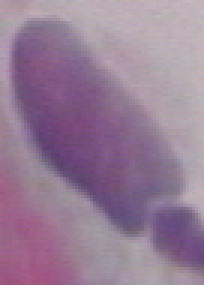
#> input picture data/validation/carcinoma_in_situ/149315671-149315740-002.BMP, 68 x 95 px, found by its file name (shown 3 times larger); its folder holds only this picture in this run
$ python evaluate.py
#> lines starting #> are read from the running program, lines starting #| are printed output that depends on the picture; after the words box and inside, x2 and y2 are one past the last pixel; in counts of white or black regions, pixels touching at a corner belong together
### src/data_loader.py
import os
import cv2
import numpy as np
from sklearn.preprocessing import StandardScaler, LabelEncoder
from feature_extraction import load_and_preprocess, histogram_equalization, color_features, shape_features, segmentation, extract_lbp_features

def extract_features(image):
    """
    Extracts features from the image using the defined functions from feature_extraction.
    """
    img_eq = histogram_equalization(image)
    nucleus_mask, cytoplasm_mask = segmentation(img_eq)

    features = []
    # Color features
    features.extend(color_features(img_eq))
    # Shape features for nucleus and cytoplasm
    features.extend(shape_features(nucleus_mask))
    features.extend(shape_features(cytoplasm_mask))
    # LBP texture features for nucleus and cytoplasm
    features.extend(extract_lbp_features(img_eq, nucleus_mask))
    features.extend(extract_lbp_features(img_eq, cytoplasm_mask))

    return np.array(features)


def get_data(data_dir):
#> called with data_dir = 'data/validation'
    data, labels = [], []
    label_encoder = LabelEncoder()  # Create a LabelEncoder instance

    for class_label in os.listdir(data_dir):
        class_dir = os.path.join(data_dir, class_label)
        for img_name in os.listdir(class_dir):
            img_path = os.path.join(class_dir, img_name)
            image = cv2.imread(img_path)
#> image is the input picture: shape (95, 68, 3); mean B, G, R 149.7, 125.1, 150.3
            if image is not None:
                features = extract_features(image)
                data.append(features)
                labels.append(class_label) # keep label as string

    # Convert labels to numeric values
    labels = label_encoder.fit_transform(labels)

    # Standardize the features
    scaler = StandardScaler()
    data = scaler.fit_transform(data)

    return np.array(data), np.array(labels)

### src/feature_extraction.py
import cv2
import numpy as np
from sklearn.preprocessing import StandardScaler
import matplotlib.pyplot as plt
from skimage import feature

 #Load and preprocess the image with noise removal
# [10 lines left out: function load_and_preprocess, not called in this run]

#histogram equalization using CLAHE
def histogram_equalization(img):
    lab = cv2.cvtColor(img, cv2.COLOR_RGB2LAB)
#> lab: shape (95, 68, 3); mean of channels 0, 1, 2 141.3, 142.4, 118.1
    l, a, b = cv2.split(lab)
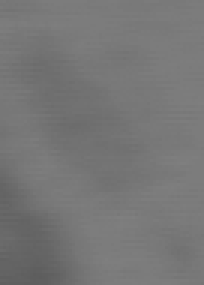
#> b: shape (95, 68) (shown 3 times larger); min 93, max 127, mean 118.1
    clahe = cv2.createCLAHE(clipLimit=3.0, tileGridSize=(8, 8))
    l_eq = clahe.apply(l)
    lab_eq = cv2.merge([l_eq, a, b])
#> lab_eq: shape (95, 68, 3); mean of channels 0, 1, 2 167.3, 142.4, 118.1
    img_eq = cv2.cvtColor(lab_eq, cv2.COLOR_LAB2RGB)
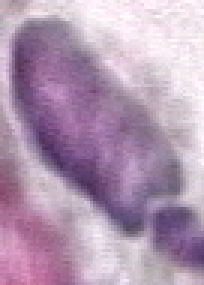
#> img_eq: shape (95, 68, 3) (shown 3 times larger); mean B, G, R 177.6, 152.4, 178.1
#> in segmentation, `_, nucleus_mask = cv2.threshold(gray, 0, 255, cv2.THRESH_BINARY + cv2...`:
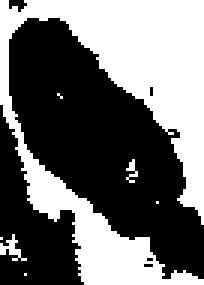
#> nucleus_mask: shape (95, 68) (shown 3 times larger); 43.1% white; 7 white regions (5 under 20 px), largest, box (x1, y1, x2, y2) and area: (0, 0, 68, 95) 2736, (0, 78, 9, 87) 31
#> in segmentation, `nucleus_mask = cv2.morphologyEx(nucleus_mask, cv2.MORPH_OPEN, kernel)`: nucleus_mask: shape (95, 68); 41.6% white; 3 white regions (1 under 20 px), largest, box (x1, y1, x2, y2) and area: (0, 0, 68, 72) 1888, (6, 48, 68, 95) 793
#> in segmentation, `nucleus_mask = cv2.morphologyEx(nucleus_mask, cv2.MORPH_CLOSE, kernel)`: nucleus_mask: shape (95, 68); 41.9% white; 3 white regions (1 under 20 px), largest, box (x1, y1, x2, y2) and area: (0, 0, 68, 72) 1898, (6, 48, 68, 95) 803
#> in segmentation, `cytoplasm_mask = cv2.adaptiveThreshold(gray, 255, cv2.ADAPTIVE_THRESH_..`: cytoplasm_mask: shape (95, 68); 56.8% white; black in thin lines or dots
#> in segmentation, `cytoplasm_mask = cv2.morphologyEx(cytoplasm_mask, cv2.MORPH_OPEN, kern..`:
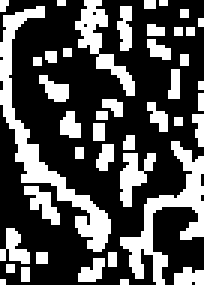
#> cytoplasm_mask: shape (95, 68) (shown 3 times larger); 32.4% white; 43 white regions (24 under 20 px)
    return img_eq


#color features using color histograms from multiple color spaces
def color_features(img):
    features = []
    color_spaces = [
        ('RGB', cv2.COLOR_BGR2RGB),
        ('HSV', cv2.COLOR_RGB2HSV),
        ('LAB', cv2.COLOR_RGB2LAB)
    ]

    for space_name, conversion in color_spaces:
        converted = cv2.cvtColor(img, conversion)
        for i in range(3):
            hist = cv2.calcHist([converted], [i], None, [32], [0, 256])
            hist = cv2.normalize(hist, hist).flatten()
            features.extend(hist)
#> after the loop, features = 288 values, max 0.867 at index 271, min 0 at index 0, mean 0.106

    return np.array(features)

#shape features from a binary mask
def shape_features(mask):
    contours, _ = cv2.findContours(mask, cv2.RETR_EXTERNAL, cv2.CHAIN_APPROX_SIMPLE)
#> contours = 3 contours, 1 with area under 20; largest, box (x1, y1, x2, y2) and area: (0, 0, 68, 72) 1739, (6, 48, 68, 95) 710
    if not contours:
        return np.zeros(5)

    contour = max(contours, key=cv2.contourArea)
#> contour = contour of 79 points, box (x1, y1, x2, y2) (0, 0, 68, 72), area 1739

    # Calculate shape features
    area = cv2.contourArea(contour)
#> area = 1739
    perimeter = cv2.arcLength(contour, True)
#> perimeter = 338.4
    circularity = (4 * np.pi * area) / (perimeter ** 2) if perimeter > 0 else 0
#> circularity = 0.191

    # Fit ellipse to get eccentricity
    if len(contour) >= 5:
        ellipse = cv2.fitEllipse(contour)
#> ellipse = ((29.77, 115), (85.25, 217.4), 175.6)
        major_axis = max(ellipse[1])
#> major_axis = 217.4
        minor_axis = min(ellipse[1])
#> minor_axis = 85.25
        eccentricity = np.sqrt(1 - (minor_axis / major_axis) ** 2) if major_axis > 0 else 0
#> eccentricity = 0.92
    else:
        eccentricity = 0

    # Calculate convex hull and solidity
    hull = cv2.convexHull(contour)
#> hull = [[67, 0], [67, 71], [66, 71], [3, 42], [0, 38], [0, 0]]
    hull_area = cv2.contourArea(hull)
#> hull_area = 3750.5
    solidity = float(area) / hull_area if hull_area > 0 else 0
#> solidity = 0.464
#> in shape_features (call 2), `contours, _ = cv2.findContours(mask, cv2.RETR_EXTERNAL, cv2.CHAIN_APPR..`: contours = 43 contours, 28 with area under 20; largest, box (x1, y1, x2, y2) and area: (0, 2, 37, 84) 391, (40, 47, 68, 95) 288, (25, 0, 45, 32) 144, (40, 51, 52, 69) 82, (8, 62, 20, 75) 51

    return np.array([area, perimeter, circularity, eccentricity, solidity])


#Segment the nucleus and cytoplasm using adaptive thresholding and morphological operations
def segmentation(img):
    gray = cv2.cvtColor(img, cv2.COLOR_RGB2GRAY)

    # Nucleus segmentation using Otsu's method
    _, nucleus_mask = cv2.threshold(gray, 0, 255, cv2.THRESH_BINARY + cv2.THRESH_OTSU)

    # Clean up mask using morphological operations
    kernel = np.ones((3, 3), np.uint8)
    nucleus_mask = cv2.morphologyEx(nucleus_mask, cv2.MORPH_OPEN, kernel)
    nucleus_mask = cv2.morphologyEx(nucleus_mask, cv2.MORPH_CLOSE, kernel)

    # Cytoplasm segmentation using adaptive thresholding
    cytoplasm_mask = cv2.adaptiveThreshold(gray, 255, cv2.ADAPTIVE_THRESH_GAUSSIAN_C,
                                            cv2.THRESH_BINARY, 11, 2)

    # Clean cytoplasm mask with morphological operations
    cytoplasm_mask = cv2.morphologyEx(cytoplasm_mask, cv2.MORPH_OPEN, kernel)

    return nucleus_mask.astype(np.uint8), cytoplasm_mask.astype(np.uint8)


#texture features
def extract_lbp_features(img, mask):
    if len(img.shape) == 3:
        img = cv2.cvtColor(img, cv2.COLOR_RGB2GRAY)

    radius = 3
    n_points = 8 * radius
    lbp = feature.local_binary_pattern(img, n_points, radius, method='uniform')
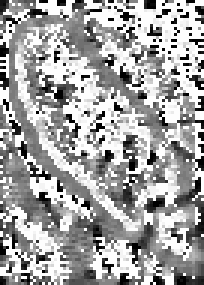
#> lbp: shape (95, 68) float64 (shown 3 times larger); min 0, max 25, mean 16.1; drawn with min black and max white

    masked_lbp = cv2.bitwise_and(lbp.astype(np.uint8), lbp.astype(np.uint8), mask=mask)
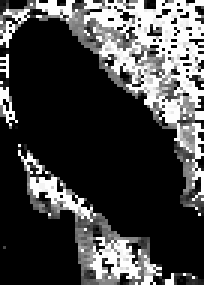
#> masked_lbp: shape (95, 68) (shown 3 times larger); min 0, max 25, mean 6.6; drawn with min black and max white

    hist, _ = np.histogram(masked_lbp.ravel(), bins=np.arange(0, n_points + 3),
                           range=(0, n_points + 2))
#> hist = 26 values, max 3947 at index 0, min 14 at index 21, mean 248.5

    hist = hist.astype("float")
    hist /= (hist.sum() + 1e-7)
#> hist = 26 values, max 0.611 at index 0, min 0.00217 at index 21, mean 0.0385
#> in extract_lbp_features (call 2), `masked_lbp = cv2.bitwise_and(lbp.astype(np.uint8), lbp.astype(np.uint8..`:
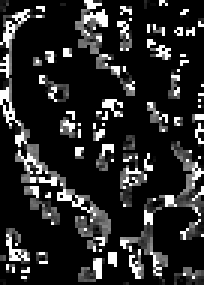
#> masked_lbp: shape (95, 68) (shown 3 times larger); min 0, max 25, mean 4; drawn with min black and max white
#> in extract_lbp_features (call 2), `hist, _ = np.histogram(masked_lbp.ravel(), bins=np.arange(0, n_points ..`: hist = 26 values, max 4586 at index 0, min 0 at index 17, mean 248.5
#> in extract_lbp_features (call 2), `hist /= (hist.sum() + 1e-7)`: hist = 26 values, max 0.71 at index 0, min 0 at index 17, mean 0.0385
#> in get_data, `features = extract_features(image)`: features = 350 values, max 1739 at index 288, min 0 at index 0, mean 7.88
#> pass 2 of the loop in get_data, `for class_label in os.listdir(data_dir):`:
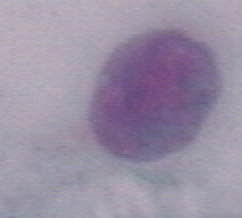
#> input picture data/validation/light_dysplastic/153314759-153314767-002.BMP, 121 x 109 px, found by its file name (shown 2 times larger)
#> in get_data, image is the input picture: shape (109, 121, 3); mean B, G, R 163.7, 143.1, 153.2
#> lab: shape (109, 121, 3); mean of channels 0, 1, 2 156.8, 137.7, 125.5
#> l: shape (109, 121)
#> a: shape (109, 121)
#> b: shape (109, 121)
#> l_eq: shape (109, 121)
#> lab_eq: shape (109, 121, 3); mean of channels 0, 1, 2 201.5, 137.7, 125.5
#> img_eq: shape (109, 121, 3)
#> gray: shape (109, 121)
#> in segmentation (call 2), `_, nucleus_mask = cv2.threshold(gray, 0, 255, cv2.THRESH_BINARY + cv2...`:
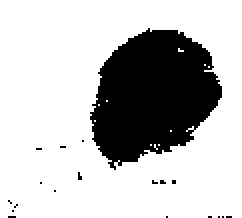
#> nucleus_mask: shape (109, 121) (shown 2 times larger); 75.6% white; 19 black regions (18 under 20 px), largest, box (x1, y1, x2, y2) and area: (45, 14, 111, 85) 3170
#> contours = 134 contours, 112 with area under 20; largest, box (x1, y1, x2, y2) and area: (76, 11, 116, 45) 190, (45, 15, 68, 36) 130, (53, 84, 77, 108) 116, (38, 39, 48, 59) 80, (100, 51, 113, 69) 78
#> lbp: shape (109, 121) float64
#> masked_lbp: shape (109, 121)
#> in extract_lbp_features (call 4), `masked_lbp = cv2.bitwise_and(lbp.astype(np.uint8), lbp.astype(np.uint8..`:
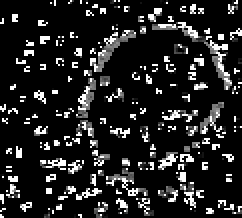
#> masked_lbp: shape (109, 121) (shown 2 times larger); min 0, max 25, mean 3.5; drawn with min black and max white
#> in extract_lbp_features (call 4), `hist, _ = np.histogram(masked_lbp.ravel(), bins=np.arange(0, n_points ..`: hist = 26 values, max 10376 at index 0, min 0 at index 19, mean 507.3
#> in extract_lbp_features (call 4), `hist /= (hist.sum() + 1e-7)`: hist = 26 values, max 0.787 at index 0, min 0 at index 19, mean 0.0385
#> in get_data, `features = extract_features(image)`: features = 350 values, max 12960 at index 288, min 0 at index 0, mean 39.37
#> `X, y = get_data("data/validation")`: y = [0, 1]

    return hist

'''features_normalized is the feature vector that is thr resultant of the pipeline defined'''

# [46 lines left out: functions analyze_pap_smear, visualize_results, not called in this run]

### src/train.py
from sklearn.ensemble import RandomForestClassifier
from sklearn.neighbors import KNeighborsClassifier
from sklearn.svm import SVC
from sklearn.model_selection import train_test_split
from data_loader import get_data

def train_random_forest(X_train, y_train):
    rf = RandomForestClassifier(n_estimators=100, random_state=42)
    rf.fit(X_train, y_train)
    return rf

def train_knn(X_train, y_train):
    knn = KNeighborsClassifier(n_neighbors=5)
    knn.fit(X_train, y_train)
    return knn

def train_svm(X_train, y_train):
    svm = SVC(kernel="linear", probability=True)
    svm.fit(X_train, y_train)
    return svm

# [7 lines that do not run on import are left out]

### src/evaluate.py
from sklearn.metrics import classification_report, f1_score
from train import train_random_forest, train_knn, train_svm
from data_loader import get_data

def evaluate_model(model, X_val, y_val):
    preds = model.predict(X_val)
#> preds = [0, 1]
    f1 = f1_score(y_val, preds, average='weighted')
#> f1 = 1
    report = classification_report(y_val, preds)
    print(f"F1-Score: {f1 * 100:.2f}%")
#| F1-Score: 100.00%
    print("Classification Report:\n", classification_report(y_val, preds))
#| Classification Report:
#|                precision    recall  f1-score   support
#|            0       1.00      1.00      1.00         1
#|            1       1.00      1.00      1.00         1
#|     accuracy                           1.00         2
#|    macro avg       1.00      1.00      1.00         2
#| weighted avg       1.00      1.00      1.00         2

if __name__ == "__main__":
    X, y = get_data("data/validation")

    rf_model = train_random_forest(X, y)
    knn_model = train_knn(X, y)
    svm_model = train_svm(X, y)

    print("Random Forest:")
    evaluate_model(rf_model, X, y)
    print("KNN:")
#> (the run stopped early here; a loop or call above may not have finished)
